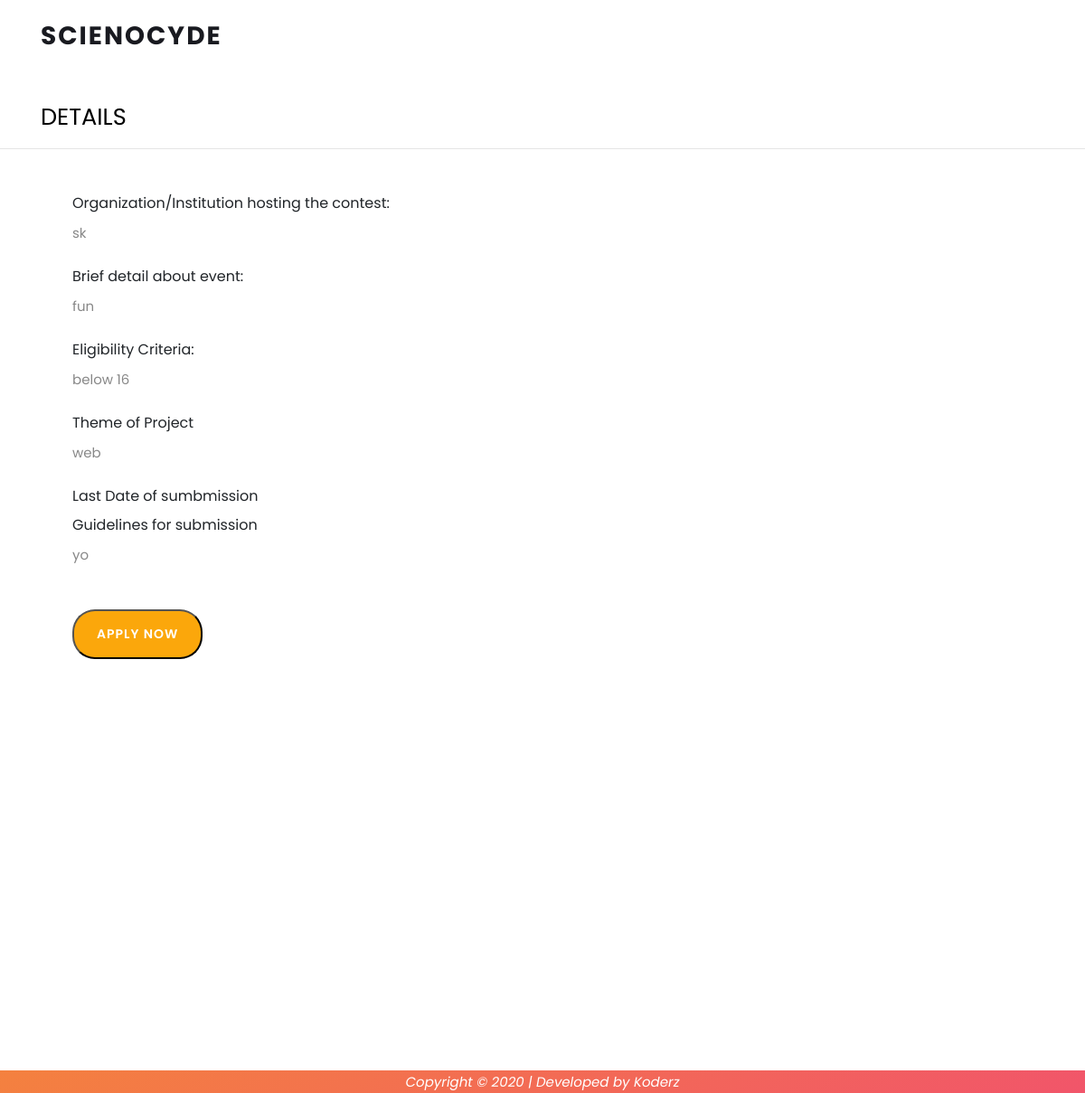
The app's page /core/applyto/4/ with its own data.
### core/models.py (models this page shows, shortened)
class Host(models.Model):
    username = models.CharField(max_length=50, default="null")
    full_name = models.CharField(max_length=150)
    email = models.EmailField(max_length=100)
    org = models.CharField(max_length=200)
    type_org = models.CharField(max_length=100, default="School")
    designation = models.CharField(max_length=150)
    phone = models.PositiveIntegerField()
    purpose = models.TextField()
    detail = models.TextField()
    theme = models.CharField(max_length=250)
    guidelines = models.TextField()
    elig_cri = models.TextField()
    date = models.DateTimeField(auto_now_add=True)
    class Meta:
        ordering = ["-date"]

### core/views.py (the view)
# urls.py: path("applyto/<int:host_id>/", applyto, name="applyto"),
def applyto(request, host_id):
    host_id = host_id
    template_name = "core/applyto.html"
    host_obj = Host.objects.get(pk=host_id)
    context = {"host_obj": host_obj, "host_id": host_id}
    return render(request, template_name, context)

### templates/core/applyto.html (shortened to what this page needs)
{% extends 'base.html' %} {% load static %}  {% block body %}
<section class="section" id="about">
  <div class="container">
    <div class="form-element-html">
      <div>
        <div style="background-color: " class="heading-cover field-cover">
          <div
            style="
              text-align: left;
              font-size: 1.6em;
              padding-top: 10px;
              padding-bottom: ;
              color: #000000;
            "
            class="bold-"
          >
            <span>DETAILS</span>
          </div>
        </div>
      </div>
    </div>
  </div>
  <div
    data-identifier="field33"
    data-index="1"
    style="width: 100%"
    class="even form-element form-element-field33 options-false index-false form-element-1 default-false form-element-type-customText is-required-false -handle"
  >
    <div class="form-element-html">
      <div>
        <div
          class="absolute-false customText-cover field-cover"
          style="
            left: 20px;
            top: -20px;
            right: ;
            bottom: 100px;
            color: #b5b5b5 !important;
            background-color: ;
          "
        >
          <div class="full" style="text-align: left"><hr /></div>
        </div>
      </div>
    </div>
    <div style="margin-left: 5em; margin-top: 3em">
      <label for="validationCustom01"
        >Organization/Institution hosting the contest:</label
      >
      <p>{{ host_obj.org }}</p>
      <br />
      <label for="validationCustom01">Brief detail about event: </label>
      <p>{{ host_obj.detail }}</p>
      <br />
      <label for="validationCustom01">Eligibility Criteria: </label>
      <p>{{ host_obj.elig_cri }}</p>
      <br />
      <label for="validationCustom01">Theme of Project </label>
      <p>{{ host_obj.theme }}</p>
      <br />
      <label for="validationCustom01">Last Date of sumbmission </label>
      <label for="validationCustom01">Guidelines for submission </label>
      <p>{{ host_obj.guidelines }}</p>
      <br /><br />
      <a href="{% url 'participant' host_id %}"
        ><button type="submit" class="main-button-slider">Apply Now</button></a
      >
    </div>
  </div>
</section>
{% endblock %} {% block extra_js %} {% endblock %}

### static_files/css/templatemo-lava.css (style rules this page uses)
html, body, div, span, applet, object, iframe, h1, h2, h3, h4, h5, h6, p, blockquote, div pre, a, abbr, acronym, address, big, cite, code, del, dfn, em, font, img, ins, kbd, q, s, samp, small, strike, strong, sub, sup, tt, var, b, u, i, center, dl, dt, dd, ol, ul, li, figure, header, nav, section, article, aside, footer, figcaption { margin: 0; padding: 0; border: 0; outline: 0; }
header, nav, section, article, aside, footer, hgroup { display: block; }
* { box-sizing: border-box; }
html, body { font-family: 'Poppins', sans-serif; font-weight: 400; background-color: #fff; font-size: 16px; -ms-text-size-adjust: 100%; -webkit-font-smoothing: antialiased; -moz-osx-font-smoothing: grayscale; }
a { text-decoration: none !important; }
p { font-size: 15px; line-height: 25px; color: #888; }
html, body { background: #fff; font-family: 'Poppins', sans-serif; }
button.main-button-slider { font-size: 14px; border-radius: 25px; padding: 15px 25px; background-color: #fba70b; text-transform: uppercase; color: #fff; font-weight: 600; letter-spacing: 1px; -webkit-transition: all 0.3s ease 0s; -moz-transition: all 0.3s ease 0s; -o-transition: all 0.3s ease 0s; transition: all 0.3s ease 0s; outline: none; }
#about { padding: 100px 0px; position: relative; z-index: 9; }

### records on screen
Host: org "sk", detail "fun", elig_cri "below 16", theme "web", guidelines "yo"
